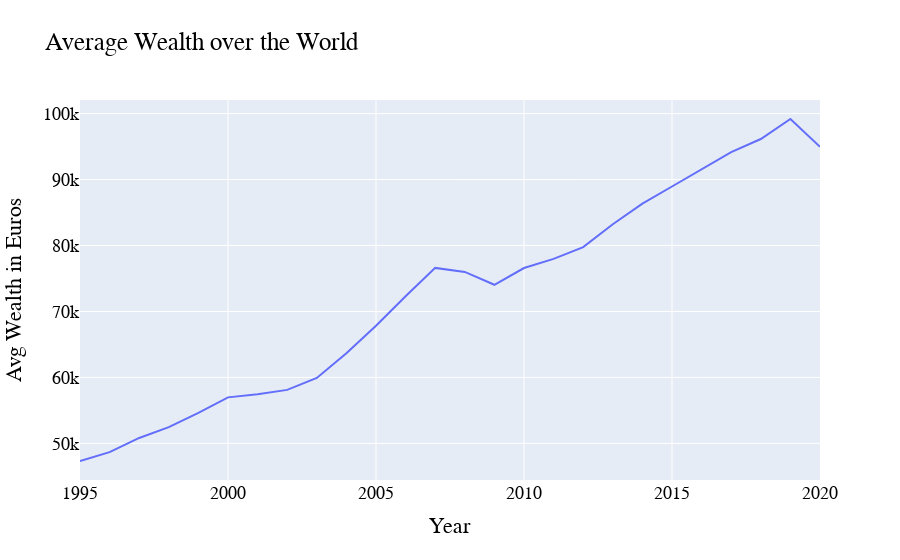

Notebook code cell kept with this figure:
### Markdown cell above
## Describing global economic inequality using wealth indicator

Global wealth inequalities are more evident than income inequality, and net household wealth involves calculating financial assets, non-financial assets and net debts. The total global average wealth reported in 2021 is 79,95 dollars  and a total of approximately 418.3 trillion by the end of the year 2020. In a perfect world, with around 7.9 billion, everyone can have 51,492 dollars each.But, it is not the case. The world's global wealth is distributed very non uniformly among the population. The top 1% share of wealth holders captures over 47 per cent of the global household wealth, and the bottom 70% share of the wealth-holders are considered as the global lower class capturing over 3% of the global wealth. The average wealth of the country has increased over the time as shown in the below plot.


We will look into some aspects of world inequality using this wealth-based data of different regions and different time periods.

### Code cell
df=pd.read_csv("data/annual_wealth.csv")
fig = px.line(df,x="Year",y="World",title="Average wealth")
fig.update_layout(
    title="Average Wealth over the World",
    xaxis_title="Year",
    yaxis_title="Avg Wealth in Euros",
    font=dict(
        family="Calibre",
        size=18,
        color="Black"
    )
)
fig.show()

### Figure 1 — Plotly figure (JSON) as saved in the notebook; plotly's stock layout.template omitted (floating-point values rounded to 4 significant figures)
{"data": [{"hovertemplate": "Year=%{x}<br>World=%{y}<extra></extra>", "legendgroup": "", "line": {"color": "#636efa", "dash": "solid"}, "marker": {"symbol": "circle"}, "mode": "lines", "name": "", "orientation": "v", "showlegend": false, "type": "scatter", "x": [1995, 1996, 1997, 1998, 1999, 2000, 2001, 2002, 2003, 2004, 2005, 2006, 2007, 2008, 2009, 2010, 2011, 2012, 2013, 2014, 2015, 2016, 2017, 2018, 2019, 2020], "xaxis": "x", "y": [47320.0, 48666, 50820.0, 52470.0, 54624, 56970.0, 57450.0, 58110.0, 59920.0, 63670.0, 67820.0, 72310.0, 76600.0, 75991, 74040.0, 76580.0, 77960.0, 79750.0, 83220, 86350.0, 88943, 91483, 94150.0, 96140.0, 99180.0, 94968], "yaxis": "y"}], "layout": {"font": {"color": "Black", "family": "Calibre", "size": 18}, "legend": {"tracegroupgap": 0}, "title": {"text": "Average Wealth over the World"}, "xaxis": {"anchor": "y", "domain": [0, 1], "title": {"text": "Year"}}, "yaxis": {"anchor": "x", "domain": [0, 1], "title": {"text": "Avg Wealth in Euros"}}}}
